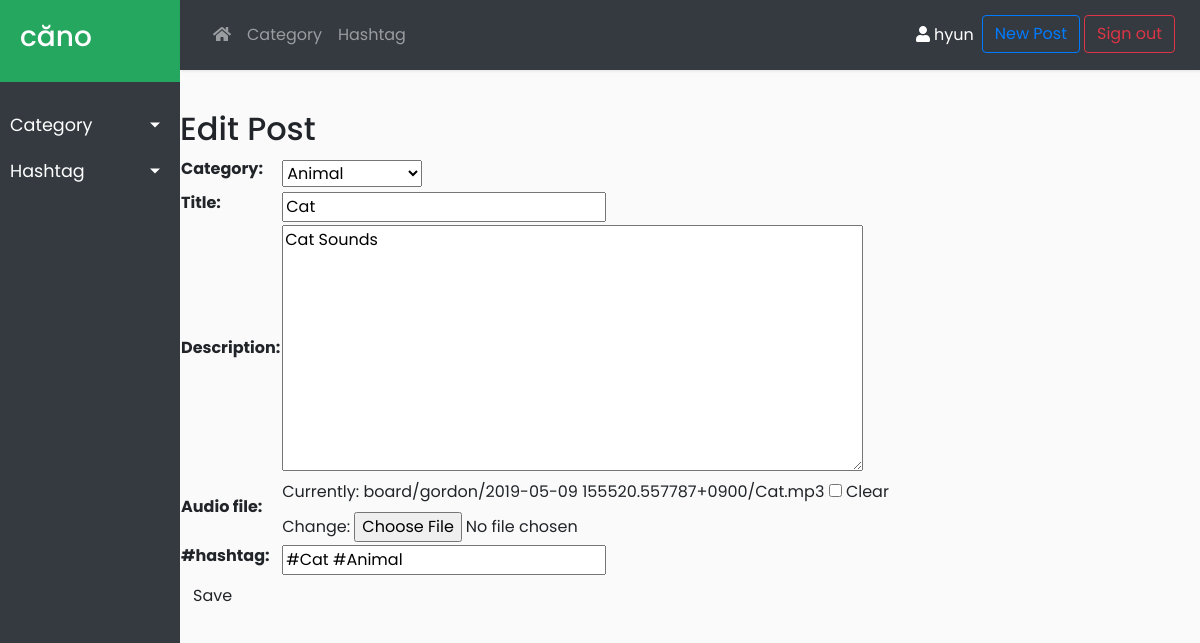
Screenshot of /post/20/edit/ (signed in) with the database file from the repository.
### board/models.py (models this page shows, shortened)
class Post(models.Model):
    author = models.ForeignKey('auth.User', related_name='posts', on_delete=models.CASCADE)
    category = models.ForeignKey('board.Category', related_name='posts', default=0, on_delete=models.CASCADE)
    title = models.CharField(max_length=100)
    text = models.TextField()
    audio_file = models.FileField(blank=True, upload_to=upload_audio)
    created_date = models.DateTimeField(default=timezone.localtime)
    published_date = models.DateTimeField(blank=True, null=True)
    like = models.IntegerField(default=0)
    dislike = models.IntegerField(default=0)
    like_list = models.TextField(blank=True)
    dislike_list = models.TextField(blank=True)
    tag_list = models.TextField(blank=True)

### board/views.py (the view)
# urls.py: path('post/<int:pk>/edit/', views.post_edit, name='post_edit'),
@login_required
def post_edit(request, pk):
    categories = Category.objects.all().order_by('id')
    tags = Tag.objects.all().order_by('id')
    post = get_object_or_404(Post, pk=pk)
    if request.method == "POST":
        form = PostForm(request.POST, request.FILES, instance=post)
        if form.is_valid():
            post = form.save(commit=False)
            post.published_date = timezone.localtime()
            post.add_tag()
            return redirect('board:post_detail', pk=post.pk)
    else:
        form = PostForm(instance=post)
    return render(request, 'board/post_edit.html', {
            'form': form, 'tags': tags, 'categories': categories})

### board/forms.py
class PostForm(forms.ModelForm):
    class Meta:
        model = Post
        fields = ('category', 'title', 'text', 'audio_file', 'tag_list')
        widgets = {
            'title': forms.TextInput(attrs={'placeholder': 'enter title here'}),
            'text': forms.Textarea(attrs={'placeholder': 'enter description here'}),
            'tag_list': forms.TextInput(attrs={'placeholder': '#add #hashtag #freely'}),
        }
        labels = {
            'category': 'Category',
            'title': 'Title',
            'text': 'Description',
            'audio_file': 'Audio file',
            'tag_list': '#hashtag',
        }

### board/models.py (called while the page is built)
    def __str__(self):
        return self.name

### board/templates/board/post_edit.html (shortened to what this page needs)
{% extends 'board/base2.html' %}
{% block sidebar %}
    <li>
        <a href="#catSubmenu" data-toggle="collapse" aria-expanded="false" class="dropdown-toggle">Category</a>
    </li>
    <li>
        <a href="#tagSubmenu" data-toggle="collapse" aria-expanded="false" class="dropdown-toggle">Hashtag</a>
    </li>
{% endblock %}
{% block topnav %}
    <li class="nav-item dropdown">
        <a class="nav-link dropdown-toggle-split" href="#" id="dropdown1" data-toggle="dropdown" aria-haspopup="true" aria-expanded="false">Category</a>
    </li>
    <li class="nav-item dropdown">
        <a class="nav-link dropdown-toggle-split" href="#" id="dropdown2" data-toggle="dropdown" aria-haspopup="true" aria-expanded="false">Hashtag</a>
    </li>
{% endblock %}
{% block content %}
    <h2>Edit Post</h2>
    <form method="POST" class="post-form" enctype="multipart/form-data">
        <table>
		    {{ form.as_table }}
	    </table>
        <button type="submit" class="save btn btn-default">Save</button>
    </form>
{% endblock %}

### board/templates/board/base2.html (shortened to what this page needs)
{% load static %}
<!DOCTYPE html>
<html>
<head>
    <link rel="stylesheet" href="https://stackpath.bootstrapcdn.com/bootstrap/4.3.1/css/bootstrap.min.css">
    <link rel="stylesheet" href="{% static 'css/board2.css' %}">
    <link rel="stylesheet" href="https://cdnjs.cloudflare.com/ajax/libs/malihu-custom-scrollbar-plugin/3.1.5/jquery.mCustomScrollbar.min.css">
</head>
<body>
    <div class="wrapper">
        <nav id="sidebar">
            <div class="sidebar-header">
                <h3><a href="{% url 'board:home' %}">căno</a></h3>
            </div>
            <ul class="list-unstyled components">
                {% block sidebar %}
                {% endblock %}
            </ul>
        </nav>
        <div id="content">
            <nav class="navbar navbar-expand-lg navbar-dark bg-dark sticky-top">
                <div class="container-fluid">
                    <div class="collapse navbar-collapse" id="navbarSupportedContent">
                        <ul class="nav navbar-nav">
                            <li class="nav-item"><a class="nav-link" href="{% url 'board:home' %}"><i class="fas fa-home"></i></a></li>
                            {% block topnav %}
                            {% endblock %}
                        </ul>
                        <ul class="nav navbar-nav ml-auto">
                            {% if user.is_authenticated %}
                                <li class="nav-item active"><a class="nav-link" href="{% url 'board:my_info' %}"><i class="fas fa-user"></i> {{ user.username }}</a></li>
                                <li><a class="btn btn-outline-primary my-2 my-sm-0 mr-sm-1" href="{% url 'board:post_new' %}" role="button">New Post</a></li>
                                <li><a class="btn btn-outline-danger my-2 my-sm-0" href="{% url 'logout' %}" role="button">Sign out</a></li>
                            {% else %}
                                <li><a class="btn btn-outline-warning my-2 my-sm-0" href="{% url 'login' %}" role="button">Sign in</a></li>
                            {% endif %}
                        </ul>
                    </div>
                </div>
            </nav>
            {% block content %}
            {% endblock %}
        </div>
    </div>
</body>
</html>

### board/static/css/board2.css (style rules this page uses)
body { font-family: 'Poppins', sans-serif; background: #fafafa; }
a, a:hover, a:focus { color: inherit; text-decoration: none; transition: all 0.3s; }
.navbar { padding: 15px 10px; background: #fff; border: none; border-radius: 0; margin-bottom: 40px; box-shadow: 1px 1px 3px rgba(0, 0, 0, 0.1); }
.wrapper { display: flex; width: 100%; }
#sidebar { width: 180px; position: fixed; top: 0; left: 0; height: 100vh; z-index: 999; background: #343A40; color: #fff; transition: all 0.3s; }
#sidebar .sidebar-header { padding: 20px; background: #26a760; }
#sidebar ul.components { padding: 20px 0; }
#sidebar ul li a { padding: 10px; font-size: 1.1em; display: block; }
a[data-toggle="collapse"] { position: relative; }
.dropdown-toggle::after { display: block; position: absolute; top: 50%; right: 20px; transform: translateY(-50%); }
#content { width: calc(100% - 180px); min-height: 100vh; transition: all 0.3s; position: absolute; top: 0; right: 0; }

### rows the page displays
Post: category "Animal", title "Cat", text "Cat Sounds", tag_list "#Cat #Animal"

### other values shown
{{ user.username }} "hyun"
